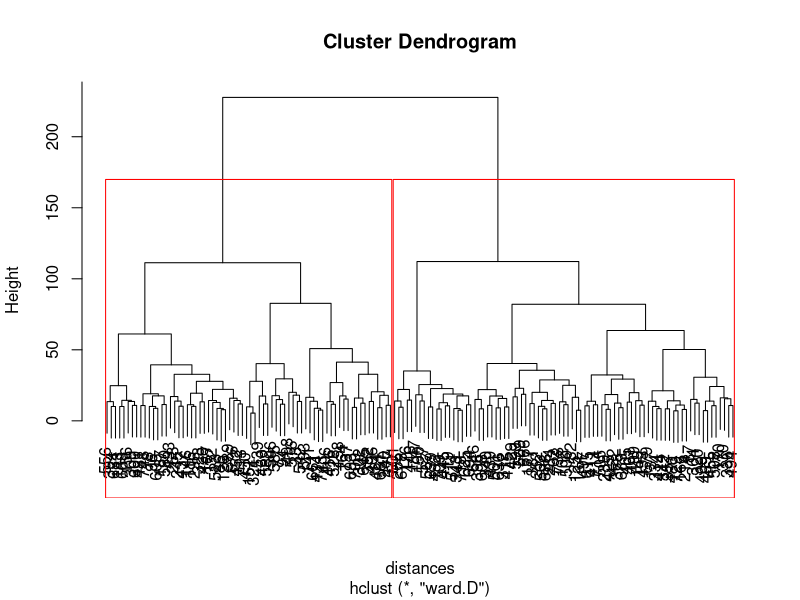

R code for this plot:
## ---- chunk 1
library(stats)
library(dplyr)
library(reshape2)
library(graphics)

# wczytuję dane z pliku, zapisuję je do data frame
resultsOriginal <- read.csv(file = 'results.csv')
results <- resultsOriginal
freq <- as.data.frame(table(results$RID))
freq <- filter(freq, Freq==32)
results <- filter(results, RID %in% freq$Var1)
best <- apply(results,1, function(x) x[6 + x[5]])
worst <- apply(results,1, function(x) x[6 + x[6]])
best_freq <- as.data.frame(table(best))
worst_freq <- as.data.frame(table(worst))
r <- data.frame(num=1:16, result = best_freq$Freq - worst_freq$Freq)
results$pref1 <- best
results$pref4 <- worst

# dzielę wszystkie wyniki na respondentów 
results <- split(results, results$RID)
best_tables <- as.data.frame(sapply(results, function(x) table(factor(x$pref1, 1:16))))
worst_tables <- as.data.frame(sapply(results, function(x) table(factor(x$pref4, 1:16))))

#tworzę dla każdego respondenta wektor różnic
personal_scores <- best_tables - worst_tables

# obliczam dystansy (w normie euklidesowej) między wektorami różnic poszczególnych respondentów
distances <- dist(t(as.matrix(personal_scores)))
distances_mtrx <- as.matrix(distances) 
distances_frame <- melt(as.matrix(distances), varnames = c("person1", "person2"))

# wykonuję algorytm klastrowania Warda, dzielę na 5 grup i zapisuję grupy
fit <- hclust(distances, method="ward.D")
plot(fit)
rect.hclust(fit, k=2, border="red")
groups <- cutree(fit, k=5)

